Frame 1 (no input): blank canvas, image omitted
Frame 60 (no input): blank canvas, image omitted
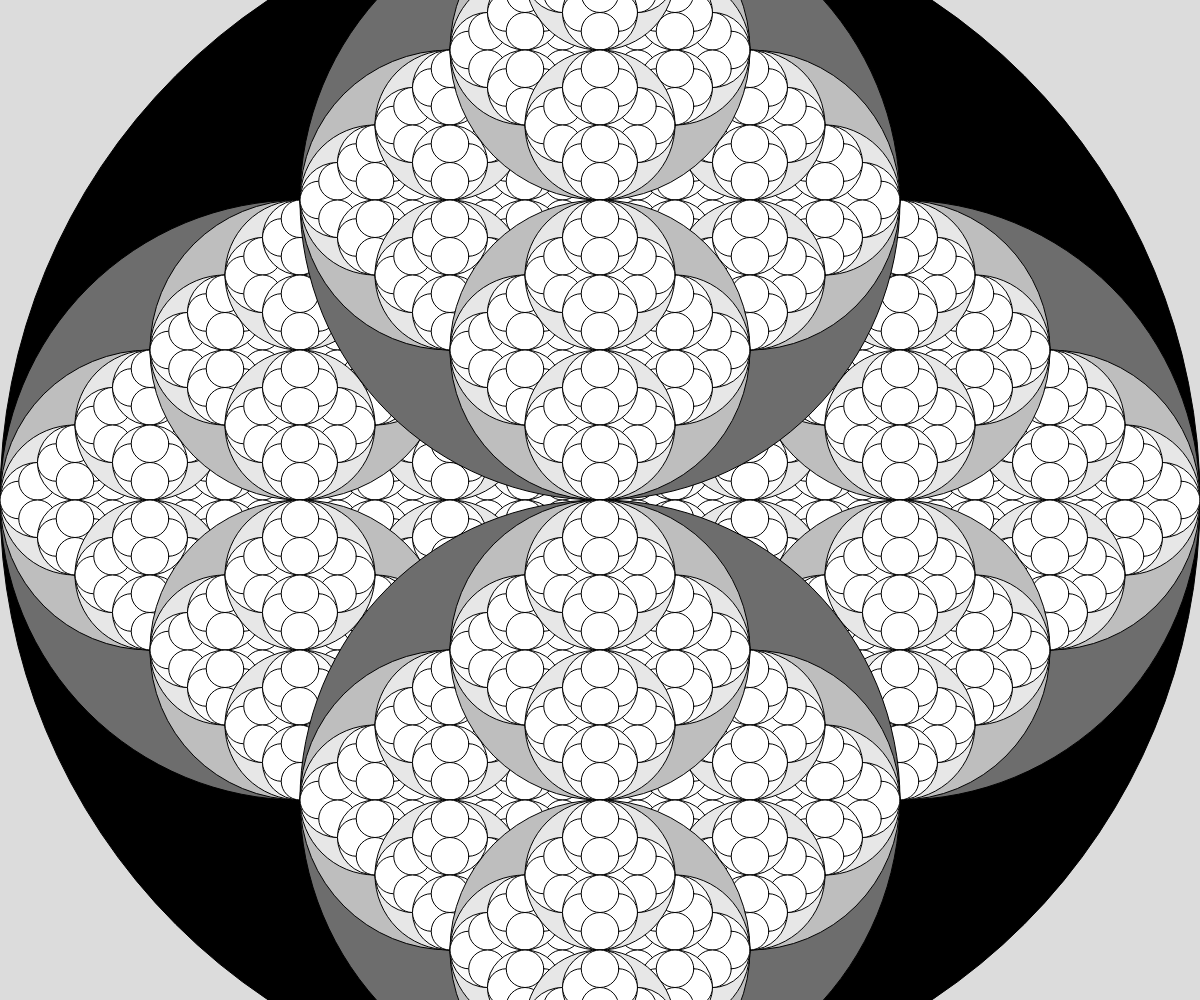
Frame 120 (the mouse pressed at the canvas centre since frame 60)

The p5.js sketch whose frames 1 and 60 were blank and that drew this single picture after the mouse press (run headless with seeded random() and noise() and a simulated clock; from frame 60 on, the mouse is pressed at the canvas centre):

// p5.js sketch
// ── sketch.js
// Recursive Circle
// Oluwaferanmi Akinremi

function setup() {
  createCanvas(windowWidth, windowHeight);
}

function draw() {
  background(220);

  recursiveCircle(width/2, height/2, mouseX);

}

function recursiveCircle(x, y, radius){
  let gray = map(radius, 30, height/2,255, 0);
  fill(gray);
  circle(x, y, radius*2);
  if(radius>30){
    recursiveCircle(x-radius/2, y, radius/2);
    recursiveCircle(x+radius/2, y, radius/2);
    recursiveCircle(x, y-radius/2, radius/2);
    recursiveCircle(x, y+radius/2, radius/2);
  }
 
}
